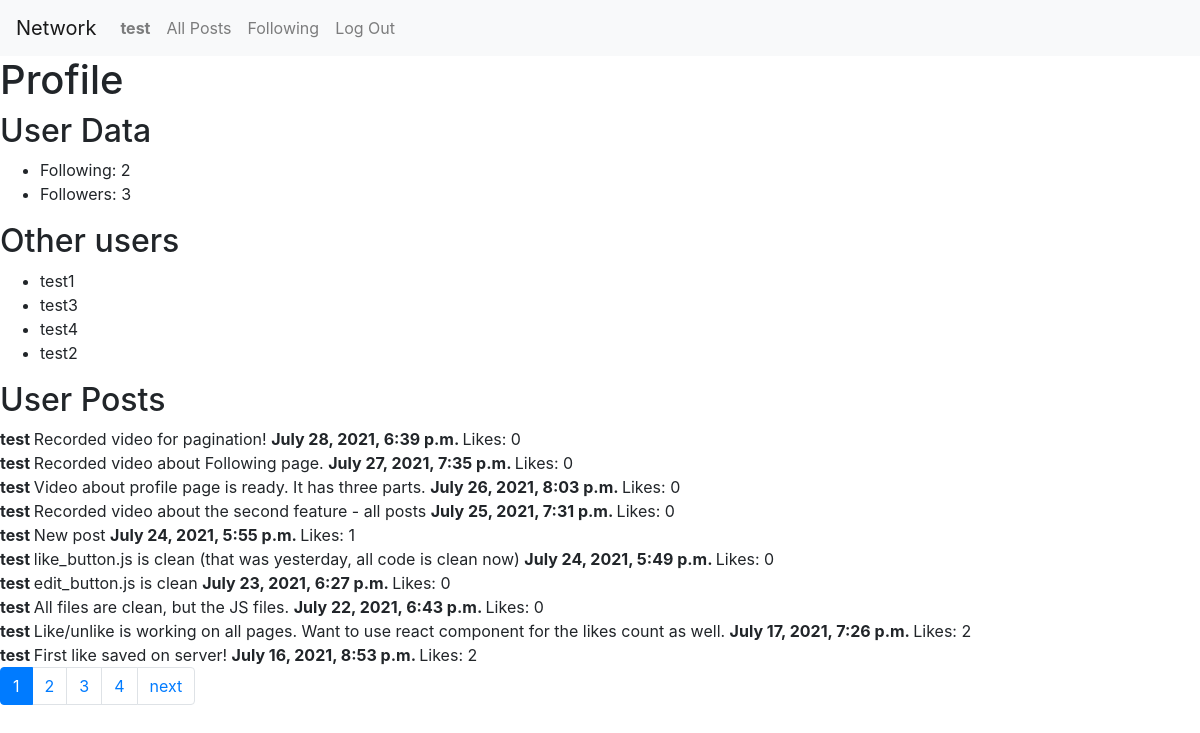
Page /profile (signed in) on the earlier database version.
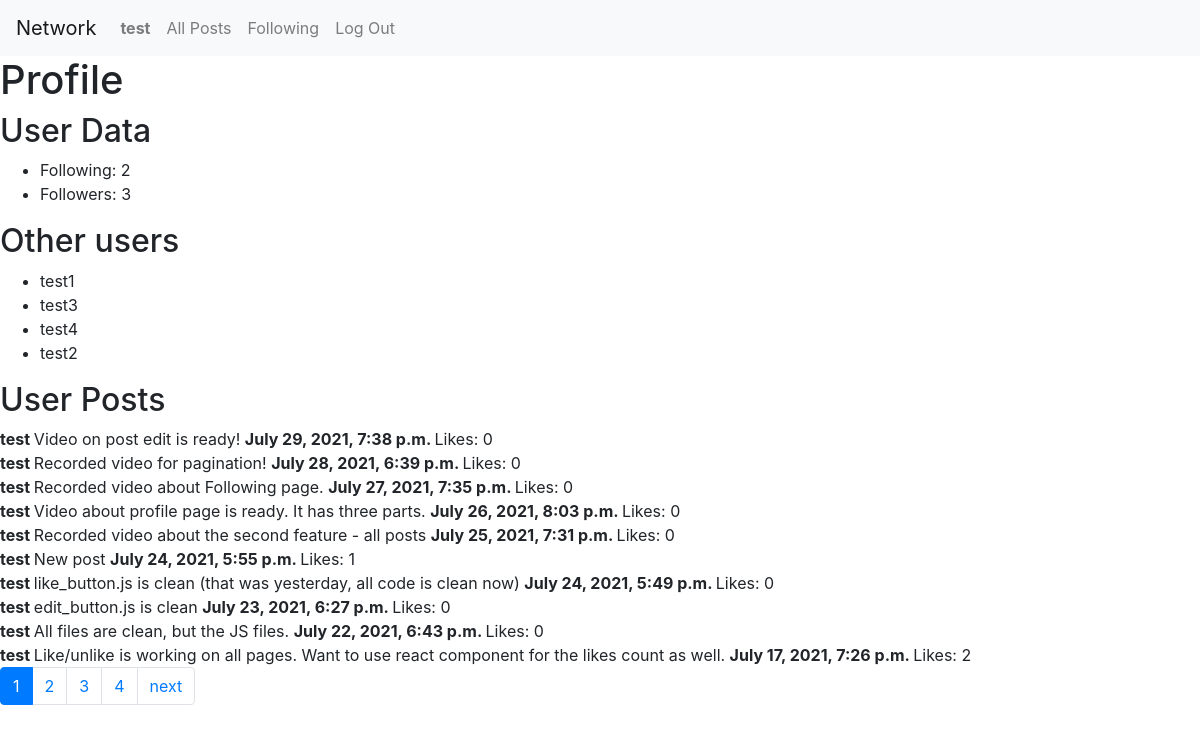
Same page on the later database version.
### network/models.py (models this page shows, shortened)
class User(AbstractUser):
    following = models.ManyToManyField('self', symmetrical=False, related_name="followers", blank=True)
    def __str__(self):
        return f"{self.username}"

class Post(models.Model):
    author = models.ForeignKey(User, on_delete=models.CASCADE, related_name="posts")
    text = models.CharField(max_length=100)
    likes_count = models.PositiveIntegerField(default=0)
    likes_users = models.ManyToManyField(User, blank=True)
    date_time = models.DateTimeField(auto_now=False, auto_now_add=True)

### network/views.py (the view)
# urls.py: path("profile", views.profile, name="profile"),
def profile(request):
    if not request.user.is_authenticated:
        return HttpResponseRedirect(reverse("index"))
    user_posts = []
    if Post.objects.filter(author=request.user).exists():
        user_posts = Post.objects.filter(author=request.user).order_by("-date_time")
    paginator = Paginator(user_posts,10)
    page_number = request.GET.get('page')
    page_obj = paginator.get_page(page_number)
    other_users = User.objects.exclude(id=request.user.id).values()
    context = {
        "page_obj": page_obj, # user posts
        "following_count": request.user.following.count(),
        "followers_count": request.user.followers.count(), # get number of followers of user
        "other_users": other_users,
        "following_users": request.user.following.all() # get a list of all users being followed
    }
    return render(request, "network/profile.html", context)

### network/templates/network/profile.html (shortened to what this page needs)
{% extends "network/layout.html" %}
{% block body %}
    {% if user.is_authenticated %}
        <h1>
            Profile
        </h1>
        <h2> User Data </h2>
        <ul>
            <li>Following: {{following_count}}</li>
            <li>Followers: {{followers_count}}</li>
        </ul>
        <h2> Other users </h2>
        <ul>
            {% for user in other_users%}
                <li>
                    {{user.username}}
                </li>
            {% endfor %}
        </ul>
        <h2> User Posts </h2>
        <div>
            {% for post in page_obj %}
                <div class="post" id="{{post.id}}">
                    <b> {{post.author}} </b>
                    <text class="text"> {{post.text}} </text>
                    <b> {{post.date_time}} </b>
                    <likes class="likes"> Likes: {{post.likes_count}} </likes>
                </div>
            {% endfor %}
        </div>
    {% endif %}
{% endblock %}

### network/templates/network/layout.html (shortened to what this page needs)
{% load static %}
<!DOCTYPE html>
<html lang="en">
    <head>
        <link rel="stylesheet" href="https://stackpath.bootstrapcdn.com/bootstrap/4.4.1/css/bootstrap.min.css">
        <link href="{% static 'network/styles.css' %}" rel="stylesheet">
    </head>
    <body>
        <nav class="navbar navbar-expand-lg navbar-light bg-light">
            <a class="navbar-brand" href="#">Network</a>
            <div>
              <ul class="navbar-nav mr-auto">
                {% if user.is_authenticated %}
                    <li class="nav-item">
                        <a class="nav-link" href="{% url 'profile' %}"><strong>{{ user.username }}</strong></a>
                    </li>
                {% endif %}
                <li class="nav-item">
                  <a class="nav-link" href="{% url 'index' %}">All Posts</a>
                </li>
                {% if user.is_authenticated %}
                    <li class="nav-item">
                        <a class="nav-link" href="{% url 'following' %}">Following</a>
                    </li>
                    <li class="nav-item">
                        <a class="nav-link" href="{% url 'logout' %}">Log Out</a>
                    </li>
                {% endif %}
              </ul>
            </div>
          </nav>
        <div class="body">
            {% block body %}
            {% endblock %}
        </div>
        <nav aria-label="Posts navigation pages">
            <ul class="pagination">
                {% for current_page in page_obj.paginator.page_range %}
                    {% if current_page != page_obj.number %}
                        <li class="page-item">
                            <a class="page-link" href="?page={{ current_page }}">
                                {{current_page}}
                            </a>
                        </li>
                    {% else %}
                        <li class="page-item active">
                            <a class="page-link">
                                {{current_page}}
                            </a>
                        </li>
                    {% endif %}
                {% endfor %}
                {% if page_obj.has_next %}
                    <li class="page-item">
                        <a class="page-link" href="?page={{ page_obj.next_page_number }}">
                            next
                        </a>
                    </li>
                {% endif %}
            </ul>
        </nav>
    </body>
</html>

Differences in the rows shown:
no longer on this page (row unchanged): Post: author "test", text "First like saved on server!", date_time "July 16, 2021, 8:53 p.m.", likes_count "2"
added Post: author "test", text "Video on post edit is ready!", date_time "July 29, 2021, 7:38 p.m.", likes_count "0"
